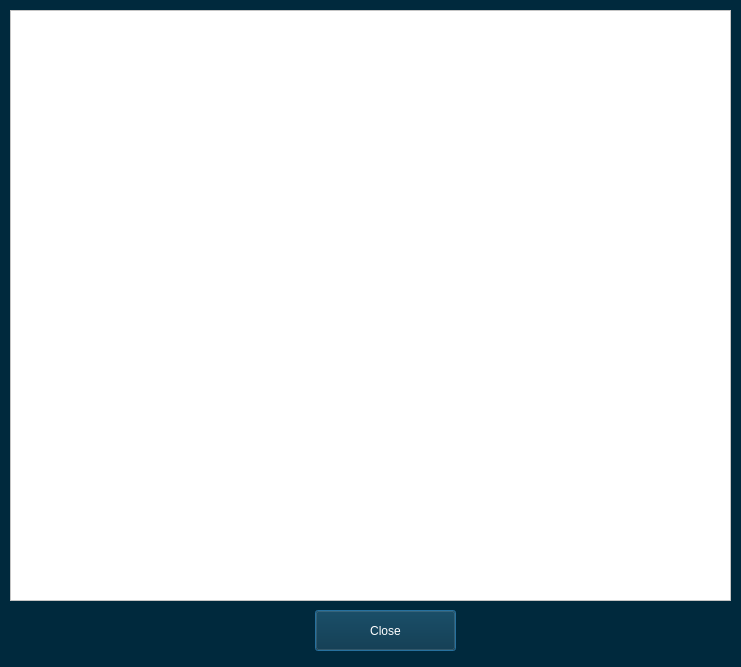
<?xml version="1.0" encoding="UTF-8"?>
<ui version="4.0">
 <class>Dialog</class>
 <widget class="QDialog" name="Dialog">
  <property name="geometry">
   <rect>
    <x>0</x>
    <y>0</y>
    <width>741</width>
    <height>667</height>
   </rect>
  </property>
  <property name="minimumSize">
   <size>
    <width>741</width>
    <height>667</height>
   </size>
  </property>
  <property name="maximumSize">
   <size>
    <width>741</width>
    <height>667</height>
   </size>
  </property>
  <property name="palette">
   <palette>
    <active>
     <colorrole role="WindowText">
      <brush brushstyle="SolidPattern">
       <color alpha="255">
        <red>255</red>
        <green>255</green>
        <blue>255</blue>
       </color>
      </brush>
     </colorrole>
     <colorrole role="Button">
      <brush brushstyle="SolidPattern">
       <color alpha="255">
        <red>0</red>
        <green>41</green>
        <blue>61</blue>
       </color>
      </brush>
     </colorrole>
     <colorrole role="Light">
      <brush brushstyle="SolidPattern">
       <color alpha="255">
        <red>0</red>
        <green>61</green>
        <blue>91</blue>
       </color>
      </brush>
     </colorrole>
     <colorrole role="Midlight">
      <brush brushstyle="SolidPattern">
       <color alpha="255">
        <red>0</red>
        <green>51</green>
        <blue>76</blue>
       </color>
      </brush>
     </colorrole>
     <colorrole role="Dark">
      <brush brushstyle="SolidPattern">
       <color alpha="255">
        <red>0</red>
        <green>20</green>
        <blue>30</blue>
       </color>
      </brush>
     </colorrole>
     <colorrole role="Mid">
      <brush brushstyle="SolidPattern">
       <color alpha="255">
        <red>0</red>
        <green>27</green>
        <blue>40</blue>
       </color>
      </brush>
     </colorrole>
     <colorrole role="Text">
      <brush brushstyle="SolidPattern">
       <color alpha="255">
        <red>255</red>
        <green>255</green>
        <blue>255</blue>
       </color>
      </brush>
     </colorrole>
     <colorrole role="BrightText">
      <brush brushstyle="SolidPattern">
       <color alpha="255">
        <red>255</red>
        <green>255</green>
        <blue>255</blue>
       </color>
      </brush>
     </colorrole>
     <colorrole role="ButtonText">
      <brush brushstyle="SolidPattern">
       <color alpha="255">
        <red>255</red>
        <green>255</green>
        <blue>255</blue>
       </color>
      </brush>
     </colorrole>
     <colorrole role="Base">
      <brush brushstyle="SolidPattern">
       <color alpha="255">
        <red>0</red>
        <green>0</green>
        <blue>0</blue>
       </color>
      </brush>
     </colorrole>
     <colorrole role="Window">
      <brush brushstyle="SolidPattern">
       <color alpha="255">
        <red>0</red>
        <green>41</green>
        <blue>61</blue>
       </color>
      </brush>
     </colorrole>
     <colorrole role="Shadow">
      <brush brushstyle="SolidPattern">
       <color alpha="255">
        <red>0</red>
        <green>0</green>
        <blue>0</blue>
       </color>
      </brush>
     </colorrole>
     <colorrole role="AlternateBase">
      <brush brushstyle="SolidPattern">
       <color alpha="255">
        <red>0</red>
        <green>20</green>
        <blue>30</blue>
       </color>
      </brush>
     </colorrole>
     <colorrole role="ToolTipBase">
      <brush brushstyle="SolidPattern">
       <color alpha="255">
        <red>255</red>
        <green>255</green>
        <blue>220</blue>
       </color>
      </brush>
     </colorrole>
     <colorrole role="ToolTipText">
      <brush brushstyle="SolidPattern">
       <color alpha="255">
        <red>0</red>
        <green>0</green>
        <blue>0</blue>
       </color>
      </brush>
     </colorrole>
    </active>
    <inactive>
     <colorrole role="WindowText">
      <brush brushstyle="SolidPattern">
       <color alpha="255">
        <red>255</red>
        <green>255</green>
        <blue>255</blue>
       </color>
      </brush>
     </colorrole>
     <colorrole role="Button">
      <brush brushstyle="SolidPattern">
       <color alpha="255">
        <red>0</red>
        <green>41</green>
        <blue>61</blue>
       </color>
      </brush>
     </colorrole>
     <colorrole role="Light">
      <brush brushstyle="SolidPattern">
       <color alpha="255">
        <red>0</red>
        <green>61</green>
        <blue>91</blue>
       </color>
      </brush>
     </colorrole>
     <colorrole role="Midlight">
      <brush brushstyle="SolidPattern">
       <color alpha="255">
        <red>0</red>
        <green>51</green>
        <blue>76</blue>
       </color>
      </brush>
     </colorrole>
     <colorrole role="Dark">
      <brush brushstyle="SolidPattern">
       <color alpha="255">
        <red>0</red>
        <green>20</green>
        <blue>30</blue>
       </color>
      </brush>
     </colorrole>
     <colorrole role="Mid">
      <brush brushstyle="SolidPattern">
       <color alpha="255">
        <red>0</red>
        <green>27</green>
        <blue>40</blue>
       </color>
      </brush>
     </colorrole>
     <colorrole role="Text">
      <brush brushstyle="SolidPattern">
       <color alpha="255">
        <red>255</red>
        <green>255</green>
        <blue>255</blue>
       </color>
      </brush>
     </colorrole>
     <colorrole role="BrightText">
      <brush brushstyle="SolidPattern">
       <color alpha="255">
        <red>255</red>
        <green>255</green>
        <blue>255</blue>
       </color>
      </brush>
     </colorrole>
     <colorrole role="ButtonText">
      <brush brushstyle="SolidPattern">
       <color alpha="255">
        <red>255</red>
        <green>255</green>
        <blue>255</blue>
       </color>
      </brush>
     </colorrole>
     <colorrole role="Base">
      <brush brushstyle="SolidPattern">
       <color alpha="255">
        <red>0</red>
        <green>0</green>
        <blue>0</blue>
       </color>
      </brush>
     </colorrole>
     <colorrole role="Window">
      <brush brushstyle="SolidPattern">
       <color alpha="255">
        <red>0</red>
        <green>41</green>
        <blue>61</blue>
       </color>
      </brush>
     </colorrole>
     <colorrole role="Shadow">
      <brush brushstyle="SolidPattern">
       <color alpha="255">
        <red>0</red>
        <green>0</green>
        <blue>0</blue>
       </color>
      </brush>
     </colorrole>
     <colorrole role="AlternateBase">
      <brush brushstyle="SolidPattern">
       <color alpha="255">
        <red>0</red>
        <green>20</green>
        <blue>30</blue>
       </color>
      </brush>
     </colorrole>
     <colorrole role="ToolTipBase">
      <brush brushstyle="SolidPattern">
       <color alpha="255">
        <red>255</red>
        <green>255</green>
        <blue>220</blue>
       </color>
      </brush>
     </colorrole>
     <colorrole role="ToolTipText">
      <brush brushstyle="SolidPattern">
       <color alpha="255">
        <red>0</red>
        <green>0</green>
        <blue>0</blue>
       </color>
      </brush>
     </colorrole>
    </inactive>
    <disabled>
     <colorrole role="WindowText">
      <brush brushstyle="SolidPattern">
       <color alpha="255">
        <red>0</red>
        <green>20</green>
        <blue>30</blue>
       </color>
      </brush>
     </colorrole>
     <colorrole role="Button">
      <brush brushstyle="SolidPattern">
       <color alpha="255">
        <red>0</red>
        <green>41</green>
        <blue>61</blue>
       </color>
      </brush>
     </colorrole>
     <colorrole role="Light">
      <brush brushstyle="SolidPattern">
       <color alpha="255">
        <red>0</red>
        <green>61</green>
        <blue>91</blue>
       </color>
      </brush>
     </colorrole>
     <colorrole role="Midlight">
      <brush brushstyle="SolidPattern">
       <color alpha="255">
        <red>0</red>
        <green>51</green>
        <blue>76</blue>
       </color>
      </brush>
     </colorrole>
     <colorrole role="Dark">
      <brush brushstyle="SolidPattern">
       <color alpha="255">
        <red>0</red>
        <green>20</green>
        <blue>30</blue>
       </color>
      </brush>
     </colorrole>
     <colorrole role="Mid">
      <brush brushstyle="SolidPattern">
       <color alpha="255">
        <red>0</red>
        <green>27</green>
        <blue>40</blue>
       </color>
      </brush>
     </colorrole>
     <colorrole role="Text">
      <brush brushstyle="SolidPattern">
       <color alpha="255">
        <red>0</red>
        <green>20</green>
        <blue>30</blue>
       </color>
      </brush>
     </colorrole>
     <colorrole role="BrightText">
      <brush brushstyle="SolidPattern">
       <color alpha="255">
        <red>255</red>
        <green>255</green>
        <blue>255</blue>
       </color>
      </brush>
     </colorrole>
     <colorrole role="ButtonText">
      <brush brushstyle="SolidPattern">
       <color alpha="255">
        <red>0</red>
        <green>20</green>
        <blue>30</blue>
       </color>
      </brush>
     </colorrole>
     <colorrole role="Base">
      <brush brushstyle="SolidPattern">
       <color alpha="255">
        <red>0</red>
        <green>41</green>
        <blue>61</blue>
       </color>
      </brush>
     </colorrole>
     <colorrole role="Window">
      <brush brushstyle="SolidPattern">
       <color alpha="255">
        <red>0</red>
        <green>41</green>
        <blue>61</blue>
       </color>
      </brush>
     </colorrole>
     <colorrole role="Shadow">
      <brush brushstyle="SolidPattern">
       <color alpha="255">
        <red>0</red>
        <green>0</green>
        <blue>0</blue>
       </color>
      </brush>
     </colorrole>
     <colorrole role="AlternateBase">
      <brush brushstyle="SolidPattern">
       <color alpha="255">
        <red>0</red>
        <green>41</green>
        <blue>61</blue>
       </color>
      </brush>
     </colorrole>
     <colorrole role="ToolTipBase">
      <brush brushstyle="SolidPattern">
       <color alpha="255">
        <red>255</red>
        <green>255</green>
        <blue>220</blue>
       </color>
      </brush>
     </colorrole>
     <colorrole role="ToolTipText">
      <brush brushstyle="SolidPattern">
       <color alpha="255">
        <red>0</red>
        <green>0</green>
        <blue>0</blue>
       </color>
      </brush>
     </colorrole>
    </disabled>
   </palette>
  </property>
  <property name="windowTitle">
   <string>Info Dialog</string>
  </property>
  <widget class="QTableView" name="di_table">
   <property name="enabled">
    <bool>true</bool>
   </property>
   <property name="geometry">
    <rect>
     <x>10</x>
     <y>10</y>
     <width>721</width>
     <height>591</height>
    </rect>
   </property>
   <property name="palette">
    <palette>
     <active>
      <colorrole role="WindowText">
       <brush brushstyle="SolidPattern">
        <color alpha="255">
         <red>0</red>
         <green>0</green>
         <blue>0</blue>
        </color>
       </brush>
      </colorrole>
      <colorrole role="Button">
       <brush brushstyle="SolidPattern">
        <color alpha="255">
         <red>255</red>
         <green>255</green>
         <blue>255</blue>
        </color>
       </brush>
      </colorrole>
      <colorrole role="Light">
       <brush brushstyle="SolidPattern">
        <color alpha="255">
         <red>255</red>
         <green>255</green>
         <blue>255</blue>
        </color>
       </brush>
      </colorrole>
      <colorrole role="Midlight">
       <brush brushstyle="SolidPattern">
        <color alpha="255">
         <red>255</red>
         <green>255</green>
         <blue>255</blue>
        </color>
       </brush>
      </colorrole>
      <colorrole role="Dark">
       <brush brushstyle="SolidPattern">
        <color alpha="255">
         <red>0</red>
         <green>0</green>
         <blue>0</blue>
        </color>
       </brush>
      </colorrole>
      <colorrole role="Mid">
       <brush brushstyle="SolidPattern">
        <color alpha="255">
         <red>129</red>
         <green>129</green>
         <blue>129</blue>
        </color>
       </brush>
      </colorrole>
      <colorrole role="Text">
       <brush brushstyle="SolidPattern">
        <color alpha="255">
         <red>0</red>
         <green>0</green>
         <blue>0</blue>
        </color>
       </brush>
      </colorrole>
      <colorrole role="BrightText">
       <brush brushstyle="SolidPattern">
        <color alpha="255">
         <red>255</red>
         <green>255</green>
         <blue>255</blue>
        </color>
       </brush>
      </colorrole>
      <colorrole role="ButtonText">
       <brush brushstyle="SolidPattern">
        <color alpha="255">
         <red>0</red>
         <green>0</green>
         <blue>0</blue>
        </color>
       </brush>
      </colorrole>
      <colorrole role="Base">
       <brush brushstyle="SolidPattern">
        <color alpha="255">
         <red>255</red>
         <green>255</green>
         <blue>255</blue>
        </color>
       </brush>
      </colorrole>
      <colorrole role="Window">
       <brush brushstyle="SolidPattern">
        <color alpha="255">
         <red>255</red>
         <green>255</green>
         <blue>255</blue>
        </color>
       </brush>
      </colorrole>
      <colorrole role="Shadow">
       <brush brushstyle="SolidPattern">
        <color alpha="255">
         <red>0</red>
         <green>0</green>
         <blue>0</blue>
        </color>
       </brush>
      </colorrole>
      <colorrole role="AlternateBase">
       <brush brushstyle="SolidPattern">
        <color alpha="255">
         <red>255</red>
         <green>255</green>
         <blue>255</blue>
        </color>
       </brush>
      </colorrole>
      <colorrole role="ToolTipBase">
       <brush brushstyle="SolidPattern">
        <color alpha="255">
         <red>255</red>
         <green>255</green>
         <blue>220</blue>
        </color>
       </brush>
      </colorrole>
      <colorrole role="ToolTipText">
       <brush brushstyle="SolidPattern">
        <color alpha="255">
         <red>0</red>
         <green>0</green>
         <blue>0</blue>
        </color>
       </brush>
      </colorrole>
     </active>
     <inactive>
      <colorrole role="WindowText">
       <brush brushstyle="SolidPattern">
        <color alpha="255">
         <red>0</red>
         <green>0</green>
         <blue>0</blue>
        </color>
       </brush>
      </colorrole>
      <colorrole role="Button">
       <brush brushstyle="SolidPattern">
        <color alpha="255">
         <red>255</red>
         <green>255</green>
         <blue>255</blue>
        </color>
       </brush>
      </colorrole>
      <colorrole role="Light">
       <brush brushstyle="SolidPattern">
        <color alpha="255">
         <red>255</red>
         <green>255</green>
         <blue>255</blue>
        </color>
       </brush>
      </colorrole>
      <colorrole role="Midlight">
       <brush brushstyle="SolidPattern">
        <color alpha="255">
         <red>255</red>
         <green>255</green>
         <blue>255</blue>
        </color>
       </brush>
      </colorrole>
      <colorrole role="Dark">
       <brush brushstyle="SolidPattern">
        <color alpha="255">
         <red>0</red>
         <green>0</green>
         <blue>0</blue>
        </color>
       </brush>
      </colorrole>
      <colorrole role="Mid">
       <brush brushstyle="SolidPattern">
        <color alpha="255">
         <red>129</red>
         <green>129</green>
         <blue>129</blue>
        </color>
       </brush>
      </colorrole>
      <colorrole role="Text">
       <brush brushstyle="SolidPattern">
        <color alpha="255">
         <red>0</red>
         <green>0</green>
         <blue>0</blue>
        </color>
       </brush>
      </colorrole>
      <colorrole role="BrightText">
       <brush brushstyle="SolidPattern">
        <color alpha="255">
         <red>255</red>
         <green>255</green>
         <blue>255</blue>
        </color>
       </brush>
      </colorrole>
      <colorrole role="ButtonText">
       <brush brushstyle="SolidPattern">
        <color alpha="255">
         <red>0</red>
         <green>0</green>
         <blue>0</blue>
        </color>
       </brush>
      </colorrole>
      <colorrole role="Base">
       <brush brushstyle="SolidPattern">
        <color alpha="255">
         <red>255</red>
         <green>255</green>
         <blue>255</blue>
        </color>
       </brush>
      </colorrole>
      <colorrole role="Window">
       <brush brushstyle="SolidPattern">
        <color alpha="255">
         <red>255</red>
         <green>255</green>
         <blue>255</blue>
        </color>
       </brush>
      </colorrole>
      <colorrole role="Shadow">
       <brush brushstyle="SolidPattern">
        <color alpha="255">
         <red>0</red>
         <green>0</green>
         <blue>0</blue>
        </color>
       </brush>
      </colorrole>
      <colorrole role="AlternateBase">
       <brush brushstyle="SolidPattern">
        <color alpha="255">
         <red>255</red>
         <green>255</green>
         <blue>255</blue>
        </color>
       </brush>
      </colorrole>
      <colorrole role="ToolTipBase">
       <brush brushstyle="SolidPattern">
        <color alpha="255">
         <red>255</red>
         <green>255</green>
         <blue>220</blue>
        </color>
       </brush>
      </colorrole>
      <colorrole role="ToolTipText">
       <brush brushstyle="SolidPattern">
        <color alpha="255">
         <red>0</red>
         <green>0</green>
         <blue>0</blue>
        </color>
       </brush>
      </colorrole>
     </inactive>
     <disabled>
      <colorrole role="WindowText">
       <brush brushstyle="SolidPattern">
        <color alpha="255">
         <red>0</red>
         <green>0</green>
         <blue>0</blue>
        </color>
       </brush>
      </colorrole>
      <colorrole role="Button">
       <brush brushstyle="SolidPattern">
        <color alpha="255">
         <red>255</red>
         <green>255</green>
         <blue>255</blue>
        </color>
       </brush>
      </colorrole>
      <colorrole role="Light">
       <brush brushstyle="SolidPattern">
        <color alpha="255">
         <red>255</red>
         <green>255</green>
         <blue>255</blue>
        </color>
       </brush>
      </colorrole>
      <colorrole role="Midlight">
       <brush brushstyle="SolidPattern">
        <color alpha="255">
         <red>255</red>
         <green>255</green>
         <blue>255</blue>
        </color>
       </brush>
      </colorrole>
      <colorrole role="Dark">
       <brush brushstyle="SolidPattern">
        <color alpha="255">
         <red>0</red>
         <green>0</green>
         <blue>0</blue>
        </color>
       </brush>
      </colorrole>
      <colorrole role="Mid">
       <brush brushstyle="SolidPattern">
        <color alpha="255">
         <red>129</red>
         <green>129</green>
         <blue>129</blue>
        </color>
       </brush>
      </colorrole>
      <colorrole role="Text">
       <brush brushstyle="SolidPattern">
        <color alpha="255">
         <red>0</red>
         <green>0</green>
         <blue>0</blue>
        </color>
       </brush>
      </colorrole>
      <colorrole role="BrightText">
       <brush brushstyle="SolidPattern">
        <color alpha="255">
         <red>255</red>
         <green>255</green>
         <blue>255</blue>
        </color>
       </brush>
      </colorrole>
      <colorrole role="ButtonText">
       <brush brushstyle="SolidPattern">
        <color alpha="255">
         <red>0</red>
         <green>0</green>
         <blue>0</blue>
        </color>
       </brush>
      </colorrole>
      <colorrole role="Base">
       <brush brushstyle="SolidPattern">
        <color alpha="255">
         <red>255</red>
         <green>255</green>
         <blue>255</blue>
        </color>
       </brush>
      </colorrole>
      <colorrole role="Window">
       <brush brushstyle="SolidPattern">
        <color alpha="255">
         <red>255</red>
         <green>255</green>
         <blue>255</blue>
        </color>
       </brush>
      </colorrole>
      <colorrole role="Shadow">
       <brush brushstyle="SolidPattern">
        <color alpha="255">
         <red>0</red>
         <green>0</green>
         <blue>0</blue>
        </color>
       </brush>
      </colorrole>
      <colorrole role="AlternateBase">
       <brush brushstyle="SolidPattern">
        <color alpha="255">
         <red>255</red>
         <green>255</green>
         <blue>255</blue>
        </color>
       </brush>
      </colorrole>
      <colorrole role="ToolTipBase">
       <brush brushstyle="SolidPattern">
        <color alpha="255">
         <red>255</red>
         <green>255</green>
         <blue>220</blue>
        </color>
       </brush>
      </colorrole>
      <colorrole role="ToolTipText">
       <brush brushstyle="SolidPattern">
        <color alpha="255">
         <red>0</red>
         <green>0</green>
         <blue>0</blue>
        </color>
       </brush>
      </colorrole>
     </disabled>
    </palette>
   </property>
   <property name="layoutDirection">
    <enum>Qt::LeftToRight</enum>
   </property>
   <property name="autoScroll">
    <bool>true</bool>
   </property>
   <property name="editTriggers">
    <set>QAbstractItemView::NoEditTriggers</set>
   </property>
   <property name="gridStyle">
    <enum>Qt::SolidLine</enum>
   </property>
  </widget>
  <widget class="QPushButton" name="pushButton">
   <property name="geometry">
    <rect>
     <x>315</x>
     <y>610</y>
     <width>141</width>
     <height>41</height>
    </rect>
   </property>
   <property name="text">
    <string>Close</string>
   </property>
   <property name="default">
    <bool>true</bool>
   </property>
  </widget>
  <widget class="QLabel" name="label">
   <property name="geometry">
    <rect>
     <x>85</x>
     <y>85</y>
     <width>591</width>
     <height>461</height>
    </rect>
   </property>
   <property name="font">
    <font>
     <weight>50</weight>
     <bold>false</bold>
    </font>
   </property>
   <property name="text">
    <string>&lt;html&gt;&lt;head/&gt;&lt;body&gt;&lt;p align=&quot;center&quot;&gt;&lt;span style=&quot; font-size:22pt; font-weight:600;&quot;&gt;JUDGING TEAM INC'17&lt;/span&gt;&lt;/p&gt;&lt;p align=&quot;center&quot;&gt;&lt;br/&gt;&lt;/p&gt;&lt;p align=&quot;center&quot;&gt;&lt;span style=&quot; font-size:16pt; font-weight:600; text-decoration: underline;&quot;&gt;Developed By&lt;/span&gt;&lt;/p&gt;&lt;p align=&quot;center&quot;&gt;&lt;span style=&quot; font-size:14pt;&quot;&gt;Bhushan Patil&lt;/span&gt;&lt;/p&gt;&lt;p align=&quot;center&quot;&gt;&lt;span style=&quot; font-size:14pt;&quot;&gt;Saiprasad Vyawahare&lt;/span&gt;&lt;/p&gt;&lt;p align=&quot;center&quot;&gt;&lt;span style=&quot; font-size:14pt;&quot;&gt;Himanshu Sable&lt;/span&gt;&lt;br/&gt;&lt;/p&gt;&lt;p align=&quot;center&quot;&gt;&lt;br/&gt;&lt;/p&gt;&lt;p align=&quot;center&quot;&gt;&lt;span style=&quot; font-size:16pt; font-weight:600; text-decoration: underline;&quot;&gt;Coordinators&lt;/span&gt;&lt;/p&gt;&lt;p align=&quot;center&quot;&gt;&lt;span style=&quot; font-size:14pt;&quot;&gt;Krishna Porwal&lt;/span&gt;&lt;/p&gt;&lt;p align=&quot;center&quot;&gt;&lt;span style=&quot; font-size:14pt;&quot;&gt;Utkarsh Singh&lt;/span&gt;&lt;/p&gt;&lt;p align=&quot;center&quot;&gt;&lt;span style=&quot; font-size:14pt;&quot;&gt;Shruti Rudrawar&lt;/span&gt;&lt;/p&gt;&lt;p align=&quot;center&quot;&gt;&lt;br/&gt;&lt;/p&gt;&lt;/body&gt;&lt;/html&gt;</string>
   </property>
  </widget>
  <zorder>label</zorder>
  <zorder>pushButton</zorder>
  <zorder>di_table</zorder>
 </widget>
 <resources/>
 <connections/>
</ui>
